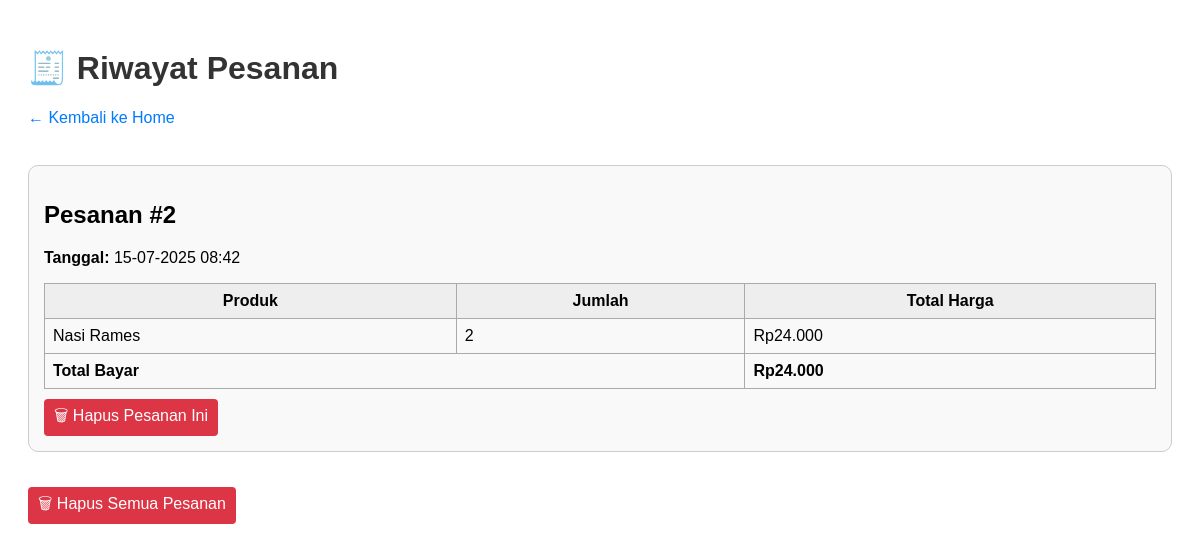
The page /kasir-api/views/file_history.php?id=2 on the database its author committed.
### tables this page shows
CREATE TABLE `pesanan_detail` (
  `id` int NOT NULL,
  `pesanan_id` int NOT NULL,
  `product_id` int NOT NULL,
  `jumlah` int NOT NULL,
  `total_harga` int NOT NULL,
  `keterangan` text
);

CREATE TABLE `pesanans` (
  `id` int NOT NULL,
  `total_bayar` int DEFAULT NULL,
  `created_at` timestamp NULL DEFAULT CURRENT_TIMESTAMP
);

CREATE TABLE `products` (
  `id` int NOT NULL,
  `kode` varchar(20) NOT NULL,
  `nama` varchar(100) NOT NULL,
  `harga` int NOT NULL,
  `is_ready` tinyint(1) NOT NULL DEFAULT '1',
  `gambar` varchar(255) DEFAULT NULL,
  `category_id` int DEFAULT NULL
);

### kasir-api/views/file_history.php (the view, shortened to what this page needs)
<?php
include '../config.php';
$whereClause = "";
$params = [];
if (isset($_GET['id'])) {
    $id = intval($_GET['id']);
    $whereClause = " WHERE p.id = ?";
    $params[] = $id;
}
$sql = "
    SELECT
        p.id AS pesanan_id,
        p.total_bayar,
        p.created_at AS tanggal,
        d.product_id,
        pr.nama AS nama_produk,
        d.jumlah,
        d.total_harga
    FROM pesanans p
    JOIN pesanan_detail d ON p.id = d.pesanan_id
    JOIN products pr ON d.product_id = pr.id
    $whereClause
    ORDER BY p.id DESC
";
$stmt = $conn->prepare($sql);
if (!empty($params)) {
    $stmt->bind_param("i", ...$params);
}
$stmt->execute();
$result = $stmt->get_result();
$riwayat = [];
while ($row = $result->fetch_assoc()) {
    $id = $row['pesanan_id'];
    if (!isset($riwayat[$id])) {
        $riwayat[$id] = [
            "id" => $id,
            "tanggal" => $row['tanggal'],
            "total_bayar" => (int)$row['total_bayar'],
            "items" => []
        ];
    }
    $riwayat[$id]["items"][] = [
        "nama_produk" => $row['nama_produk'],
        "jumlah" => (int)$row['jumlah'],
        "total_harga" => (int)$row['total_harga']
    ];
}
?>
<!DOCTYPE html>
<html lang="id">
<head>
</head>
<body>
    <h1>🧾 Riwayat Pesanan</h1>
    <a href="../index.php" class="back-link">← Kembali ke Home</a>
    <br><br>
    <?php if (count($riwayat) > 0): ?>
        <?php foreach ($riwayat as $pesanan): ?>
            <div class="pesanan">
                <h2>Pesanan #<?= htmlspecialchars($pesanan['id']) ?></h2>
                <p><strong>Tanggal:</strong> <?= date("d-m-Y H:i", strtotime($pesanan['tanggal'])) ?></p>
                <table>
                    <thead>
                        <tr>
                            <th>Produk</th>
                            <th>Jumlah</th>
                            <th>Total Harga</th>
                        </tr>
                    </thead>
                    <tbody>
                        <?php foreach ($pesanan['items'] as $item): ?>
                            <tr>
                                <td><?= htmlspecialchars($item['nama_produk']) ?></td>
                                <td><?= $item['jumlah'] ?></td>
                                <td>Rp<?= number_format($item['total_harga'], 0, ',', '.') ?></td>
                            </tr>
                        <?php endforeach; ?>
                        <tr>
                            <td colspan="2"><strong>Total Bayar</strong></td>
                            <td><strong>Rp<?= number_format($pesanan['total_bayar'], 0, ',', '.') ?></strong></td>
                        </tr>
                    </tbody>
                </table>
                <a href="?delete=<?= $pesanan['id'] ?>" class="delete-button" onclick="return confirm('Hapus pesanan ini?')">🗑 Hapus Pesanan Ini</a>
            </div>
        <?php endforeach; ?>
        <a href="?delete=all" class="delete-button" onclick="return confirm('Hapus semua pesanan? ID akan di-reset!')">🗑 Hapus Semua Pesanan</a>
    <?php else: ?>
        <p><i>Tidak ada riwayat pesanan.</i></p>
    <?php endif; ?>
</body>
</html>

### kasir-api/views/file_history.php (style rules this page uses)
body { font-family: Arial, sans-serif; padding: 20px; }
h1 { color: #333; }
.pesanan { border: 1px solid #ccc; padding: 15px; border-radius: 10px; margin-bottom: 25px; background: #f9f9f9; }
table { width: 100%; border-collapse: collapse; margin-top: 10px; }
th, td { padding: 8px; border: 1px solid #aaa; }
th { background-color: #eee; }
.back-link { display: inline-block; margin-bottom: 20px; text-decoration: none; color: #007bff; }
.delete-button { background-color: #dc3545; color: white; padding: 5px 10px; margin-top: 10px; text-decoration: none; border-radius: 4px; display: inline-block; }

### rows shown on the page
pesanan_detail: id "2", pesanan.created_at "15-07-2025 08:42", product.nama "Nasi Rames", jumlah "2", total_harga "24.000", pesanan.total_bayar "24.000"
